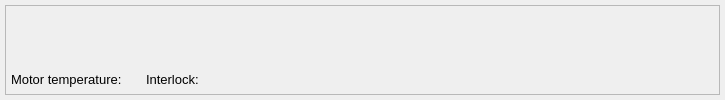
<?xml version="1.0" encoding="UTF-8"?>
<ui version="4.0">
 <class>Form</class>
 <widget class="QWidget" name="Form">
  <property name="geometry">
   <rect>
    <x>0</x>
    <y>0</y>
    <width>725</width>
    <height>100</height>
   </rect>
  </property>
  <property name="minimumSize">
   <size>
    <width>725</width>
    <height>100</height>
   </size>
  </property>
  <property name="maximumSize">
   <size>
    <width>800</width>
    <height>100</height>
   </size>
  </property>
  <property name="windowTitle">
   <string>Form</string>
  </property>
  <layout class="QVBoxLayout" name="verticalLayout">
   <property name="spacing">
    <number>0</number>
   </property>
   <property name="leftMargin">
    <number>5</number>
   </property>
   <property name="topMargin">
    <number>5</number>
   </property>
   <property name="rightMargin">
    <number>5</number>
   </property>
   <property name="bottomMargin">
    <number>5</number>
   </property>
   <item>
    <widget class="QFrame" name="frame">
     <property name="frameShape">
      <enum>QFrame::StyledPanel</enum>
     </property>
     <property name="frameShadow">
      <enum>QFrame::Raised</enum>
     </property>
     <layout class="QVBoxLayout" name="verticalLayout_2">
      <property name="spacing">
       <number>0</number>
      </property>
      <property name="leftMargin">
       <number>5</number>
      </property>
      <property name="topMargin">
       <number>5</number>
      </property>
      <property name="rightMargin">
       <number>5</number>
      </property>
      <property name="bottomMargin">
       <number>5</number>
      </property>
      <item>
       <widget class="MotorRecordRow" name="MotorRecordRow" native="true">
        <property name="toolTip">
         <string/>
        </property>
        <property name="motor" stdset="0">
         <string>${MOTOR}</string>
        </property>
       </widget>
      </item>
      <item>
       <layout class="QHBoxLayout" name="horizontalLayout" stretch="0,0,0,0,0">
        <property name="spacing">
         <number>6</number>
        </property>
        <item>
         <widget class="QLabel" name="label">
          <property name="font">
           <font>
            <pointsize>10</pointsize>
           </font>
          </property>
          <property name="text">
           <string>Motor temperature: </string>
          </property>
         </widget>
        </item>
        <item>
         <widget class="PyDMLabel" name="temperature_label">
          <property name="maximumSize">
           <size>
            <width>100</width>
            <height>16777215</height>
           </size>
          </property>
          <property name="font">
           <font>
            <pointsize>10</pointsize>
           </font>
          </property>
          <property name="toolTip">
           <string/>
          </property>
          <property name="precision">
           <number>1</number>
          </property>
          <property name="showUnits">
           <bool>false</bool>
          </property>
          <property name="precisionFromPV">
           <bool>false</bool>
          </property>
          <property name="alarmSensitiveContent">
           <bool>false</bool>
          </property>
          <property name="alarmSensitiveBorder">
           <bool>true</bool>
          </property>
          <property name="PyDMToolTip">
           <string/>
          </property>
          <property name="channel">
           <string>ca://${MOTOR}:ILOCK:TC_TEMP_RBV</string>
          </property>
          <property name="enableRichText">
           <bool>false</bool>
          </property>
         </widget>
        </item>
        <item>
         <widget class="QLabel" name="label_2">
          <property name="font">
           <font>
            <pointsize>10</pointsize>
           </font>
          </property>
          <property name="text">
           <string>Interlock:</string>
          </property>
         </widget>
        </item>
        <item>
         <widget class="PyDMByteIndicator" name="interlock_indicator">
          <property name="minimumSize">
           <size>
            <width>15</width>
            <height>15</height>
           </size>
          </property>
          <property name="maximumSize">
           <size>
            <width>15</width>
            <height>15</height>
           </size>
          </property>
          <property name="font">
           <font>
            <pointsize>1</pointsize>
           </font>
          </property>
          <property name="toolTip">
           <string/>
          </property>
          <property name="alarmSensitiveContent">
           <bool>false</bool>
          </property>
          <property name="alarmSensitiveBorder">
           <bool>true</bool>
          </property>
          <property name="PyDMToolTip">
           <string/>
          </property>
          <property name="channel">
           <string>ca://${MOTOR}:ILOCK:ACTIVE_RBV</string>
          </property>
          <property name="onColor">
           <color>
            <red>255</red>
            <green>0</green>
            <blue>0</blue>
           </color>
          </property>
          <property name="offColor">
           <color>
            <red>0</red>
            <green>255</green>
            <blue>0</blue>
           </color>
          </property>
          <property name="showLabels">
           <bool>false</bool>
          </property>
          <property name="bigEndian">
           <bool>false</bool>
          </property>
          <property name="circles">
           <bool>false</bool>
          </property>
          <property name="labelPosition">
           <enum>QTabWidget::West</enum>
          </property>
          <property name="numBits">
           <number>1</number>
          </property>
          <property name="shift">
           <number>0</number>
          </property>
          <property name="labels">
           <stringlist>
            <string>Bit 0</string>
           </stringlist>
          </property>
         </widget>
        </item>
        <item>
         <spacer name="horizontalSpacer">
          <property name="orientation">
           <enum>Qt::Horizontal</enum>
          </property>
          <property name="sizeHint" stdset="0">
           <size>
            <width>40</width>
            <height>20</height>
           </size>
          </property>
         </spacer>
        </item>
       </layout>
      </item>
     </layout>
    </widget>
   </item>
  </layout>
 </widget>
 <customwidgets>
  <customwidget>
   <class>PyDMLabel</class>
   <extends>QLabel</extends>
   <header>pydm.widgets.label</header>
  </customwidget>
  <customwidget>
   <class>PyDMByteIndicator</class>
   <extends>QWidget</extends>
   <header>pydm.widgets.byte</header>
  </customwidget>
  <customwidget>
   <class>MotorRecordRow</class>
   <extends>QWidget</extends>
   <header>pcdswidgets.motion.common.motor_record_classic_row</header>
  </customwidget>
 </customwidgets>
 <resources/>
 <connections/>
</ui>
